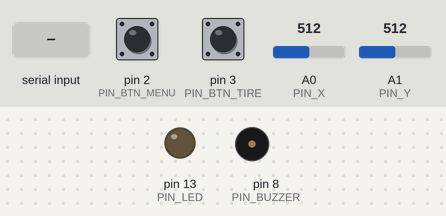
The sketch below on a simulated Arduino Uno, built with avr-gcc and run on an emulated ATmega328P. Parts: output pins drawn as LEDs (lit = HIGH), buzzer (waves = sounding). The inputs (shaded band) are chosen by the test bench; at power-on: pin 2 (PIN_BTN_MENU) HIGH, pin 3 (PIN_BTN_TIRE) HIGH, A0 (PIN_X) = 512, A1 (PIN_Y) = 512. What the sketch prints to the serial monitor is not drawn.

Above: at 1.2 s.
1.3 s: "T" received over Serial
At 2.1 s:
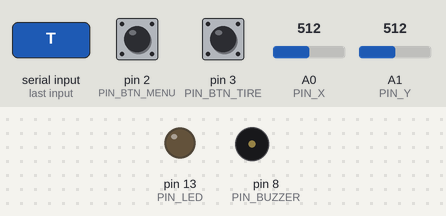
2.8 s: "M" received over Serial
At 3.6 s:
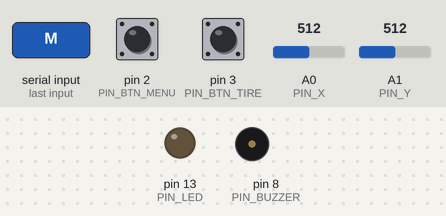
Timing chart, 0 to 5.8 s (numbered marks = the images above; inputs shaded):
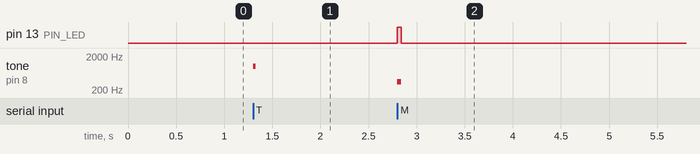

The sketch:

main_arduino.ino
```cpp
const int PIN_X = A0;
const int PIN_Y = A1;
const int PIN_BTN_MENU = 2; // Clique do analógico (SW) - Força a volta para o Launcher
const int PIN_BTN_TIRE = 3; // Botão de ação na protoboard
const int PIN_BUZZER = 8;   // Buzzer para Efeitos Sonoros (Tiro, Morte, Vitória)
const int PIN_LED = 13;

unsigned long ultimoTempo = 0;

void setup() {
  Serial.begin(115200);
  pinMode(PIN_BTN_MENU, INPUT_PULLUP);
  pinMode(PIN_BTN_TIRE, INPUT_PULLUP);
  pinMode(PIN_BUZZER, OUTPUT);
  pinMode(PIN_LED, OUTPUT);
  digitalWrite(PIN_LED, LOW);
}

void loop() {
  // Transmissão Serial dos Controles a 60Hz (~16ms)
  if (millis() - ultimoTempo >= 16) {
    ultimoTempo = millis();
    Serial.print(analogRead(PIN_X)); Serial.print(",");
    Serial.print(analogRead(PIN_Y)); Serial.print(",");
    Serial.print(digitalRead(PIN_BTN_MENU)); Serial.print(",");
    Serial.println(digitalRead(PIN_BTN_TIRE));
  }

  // Efeitos sonoros acionados via comando Serial do Python
  if (Serial.available() > 0) {
    char cmd = Serial.read();

    if (cmd == 'T') {
      // Tiro acionado: Som curto no Buzzer (Pino 8)
      tone(PIN_BUZZER, 1000, 30);
    }
    else if (cmd == 'M') {
      // Inimigo Atingido: LED no pino 13 + Som de impacto no Buzzer (Pino 8)
      digitalWrite(PIN_LED, HIGH);
      tone(PIN_BUZZER, 350, 40);
      delay(40);
      digitalWrite(PIN_LED, LOW);
    }
    else if (cmd == 'E') {
      // Fanfarra Vitória
      int notas[] = {262, 330, 392, 523};
      for (int i = 0; i < 4; i++) {
        digitalWrite(PIN_LED, HIGH);
        tone(PIN_BUZZER, notas[i], 100);
        delay(110);
        digitalWrite(PIN_LED, LOW);
      }
    }
  }
}
```

Measured:
- after the input at 1.3 s, tone on pin 8 (PIN_BUZZER): silent → 1000 Hz at once, → silent 0.03 s later
- after the input at 2.8 s, pin 13 (PIN_LED): LOW → HIGH at once, → LOW 0.04 s later; tone on pin 8 (PIN_BUZZER): silent → 350 Hz at once, → silent 0.04 s later
